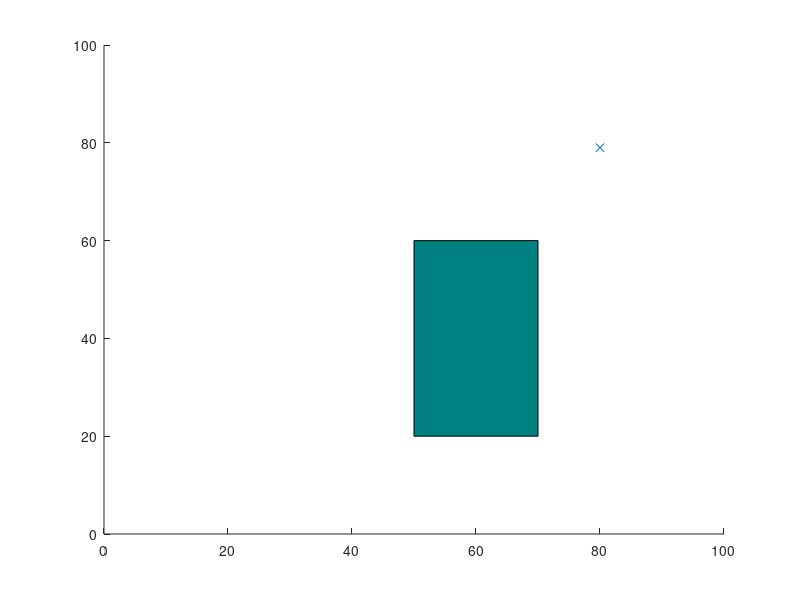

Write MATLAB code to recreate this figure. (Note: this script raises an error after producing the figure.)
% nodes:    Contains list of all explored nodes. Each node contains its
%           coordinates, cost to reach and its parent.
% 
% Brief description of first use of RRT* algorithm: 
% 1. Pick a random node q_rand.
% 2. Find the closest node q_near from explored nodes to branch out from, towards
%    q_rand.
% 3. Steer from q_near towards q_rand: interpolate if node is too far away, reach
%    q_new. Check that obstacle is not hit.
% 4. Update cost of reaching q_new from q_near, treat it as Cmin. For now,
%    q_near acts as the parent node of q_new.
% 5. From the list of 'visited' nodes, check for nearest neighbors with a 
%    given radius, insert in a list q_nearest.
% 6. In all members of q_nearest, check if q_new can be reached from a
%    different parent node with cost lower than Cmin, and without colliding
%    with the obstacle. Select the node that results in the least cost and 
%    update the parent of q_new.
% 7. Add q_new to node list.
% 8. Continue until maximum number of nodes is reached or goal is hit.

% REPLACE Shalini's RRT* code with MATLAB in-built RRT* function like this: https://www.mathworks.com/help/nav/ref/plannerrrtstar.html

clearvars
close all

%Creating graph and obstacle 
x_max = 100;
y_max = 100;
obstacle = [50,20,20,40];
EPS = 2;
numNodes = 1000;        

%Arbitrarly choosing start and goal nodes 
q_start.coord = [0 0];
q_start.cost = 0;
q_start.parent = 0;
q_goal.coord = [99 99];
q_goal.cost = 0;

%Creating figure for visualization 
nodes(1) = q_start;
figure(1)
axis([0 x_max 0 y_max])
rectangle('Position',obstacle,'FaceColor',[0 .5 .5])
hold on

%Creating empty cell array in which path points will be added to 
pathT = {};

%Selecting random node 
for i = 1:1:numNodes
    q_rand = [floor(rand(1)*x_max) floor(rand(1)*y_max)];
    plot(q_rand(1), q_rand(2), 'x', 'Color',  [0 0.4470 0.7410])
    
    % Break if goal node is already reached
    for j = 1:1:length(nodes)
        if nodes(j).coord == q_goal.coord
            break
        end 
    end

    
    % Pick the closest node from existing list to branch out from
    ndist = [];
    for j = 1:1:length(nodes)
      n = nodes(j);
      tmp = dist(n.coord, q_rand);
      ndist = [ndist tmp];
    end
    [val, idx] = min(ndist);
    q_near = nodes(idx);
     
    %Checking if there is a collision with obstacle between random node and nearest coordinate 
    q_new.coord = steer(q_rand, q_near.coord, val, EPS);
    if noCollision(q_rand, q_near.coord, obstacle)
      line([q_near.coord(1), q_new.coord(1)], [q_near.coord(2), q_new.coord(2)], 'Color', 'k', 'LineWidth', 2);
      drawnow
      hold on
      q_new.cost = dist(q_new.coord, q_near.coord) + q_near.cost; 
      q_nearest = [];
     % Within a radius of r, find all existing nodes
      r = 20;
      neighbor_count = 1;
      for j = 1:1:length(nodes)
         if noCollision(nodes(j).coord, q_new.coord, obstacle) <=r && dist(nodes(j).coord, q_new.coord) <= r
            q_nearest(neighbor_count).coord = nodes(j).coord;
            q_nearest(neighbor_count).cost = nodes(j).cost; 
            neighbor_count = neighbor_count+1;
         end
      end
     
         
               
            
                    
    % Initialize cost to currently known value
     q_min = q_near;
     C_min = q_new.cost; 
                    
    % Iterate through all nearest neighbors to find alternate lower
    % cost paths                
     for k = 1:1:length(q_nearest)
       if noCollision(q_nearest(k).coord, q_new.coord, obstacle) && q_nearest(k).cost + dist(q_nearest(k).coord, q_new.coord) < C_min
          q_min = q_nearest(k);
          C_min = q_nearest(k).cost + dist(q_nearest(k).coord, q_new.coord);
          line([q_min.coord(1), q_new.coord(1)], [q_min.coord(2), q_new.coord(2)], 'Color', 'g');                
          hold on
        end
     end
                    
     % Update parent to least cost-from node
     for j = 1:1:length(nodes)
        if nodes(j).coord == q_min.coord
           q_new.parent = j;
        end
     end
                    
    % Append to nodes
    nodes = [nodes q_new];
    end 
end 
    
    
    D = [];
    for j = 1:1:length(nodes)
        tmpdist = dist(nodes(j).coord, q_goal.coord);
        D = [D tmpdist];
    end
    
    % Search backwards from goal to start to find the optimal least cost
    % path and append path points to pathT 
    [val, idx] = min(D);
    q_final = nodes(idx);
    q_goal.parent = idx;
    q_end = q_goal;
    nodes = [nodes q_goal];
    while q_end.parent ~= 0
        start = q_end.parent;
        line([q_end.coord(1), nodes(start).coord(1)], [q_end.coord(2), nodes(start).coord(2)], 'Color', 'r', 'LineWidth', 2)
        hold on
        pathpoint = [q_end.coord(1), q_end.coord(2)];
        pathT{end+1} = pathpoint;
        q_end = nodes(start);
    end
 
%%  
%Creating new obstacle 
bounding_box = [10,20,10,10];
rectangle('Position',bounding_box,'FaceColor',[0 .5 .5] )

%creating final_path to add all final points to this array
final_path = {};
pathT{end+1} = q_start.coord;
pathT = flip(pathT);

%Creating new graph and determining total number of nodes  
x_max1 = 90;
y_max1 = 90;
rand_max_x = 50;
rand_max_y = 50;
EPS1 = 1;
Area = x_max1*y_max1;
radii = 50; %radius of new area around bounding box
radius = 3.14*(radii^2); %area around bounding box
bb_area = bounding_box(3)*bounding_box(4); %area of bounding_box
A = radius-bb_area; %total area around bounding_box, subtracting area of bounding_box itself
original_density = EPS/(x_max*y_max); %density of nodes in original graph with just obstacle
numNodes1 = A*original_density; %number of Nodes for area around bounding_box

%Trying to do vectorization below
%prevPoints = [{pathT{end}}, pathT(1:end-1)];
%currentPoints = pathT;

%collide = cell(1, length(pathT));
%collide(2:n) = arrayfun(@(i) noCollision(currentPoints{i}, prevPoints{i}, bounding_box), 2:length(pathT), 'UniformOutput',false);

% collide = arrayfun(@noCollision,pathT);

collide  = {};
for i = 1:1:length(pathT)-1
  collide{end+1} = noCollision(pathT{i+1},pathT{i},bounding_box);
end

for i = 1:1:(length(collide)-1)
    if collide{i} == 0
       q_start1.coord = pathT{i-1};
       q_start1.cost = 0;
       q_start1.parent = 0;
       for j = i:1:length(collide)
           if collide{j} == 1
               q_goal1.coord = pathT{j};
               q_goal1.cost = 0;
               break
           end
       end
    else
        final_path{end+1} = pathT{i};
    end

end


for i = 1:1:length(collide) -1 
    if collide{i} == 0
        nodes(2) = q_start1;
        figure(1)
        axis([0 x_max 0 y_max])
        rectangle('Position',bounding_box,'FaceColor',[0 .5 .5] )
        rectangle('Position',obstacle,'FaceColor', [0 .5 .5])
        hold on 
        
        for i = 1:1:numNodes1
          q_rand1 = [floor(rand(1)*rand_max_x) floor(rand(1)*rand_max_y)];
          plot(q_rand1(1), q_rand1(2), 'x', 'Color',  [0 0.4470 0.7410])
            
          % Break if goal node is already reached
          for j = 1:1:length(nodes)
             if nodes(j).coord == q_goal1.coord
                  break
             end 
          end
                 
                
          ndist = [];
          for j = 1:1:length(nodes)
             n = nodes(j);
             tmp = dist(n.coord, q_rand1);
             ndist = [ndist tmp];
          end
          [val, idx] = min(ndist);
          q_near1 = nodes(idx);
        
        %% 
        
           q_new1.coord = steer(q_rand1, q_near1.coord, val, EPS1);        
           if noCollision(q_rand1, q_near1.coord, bounding_box)
              if noCollision(q_rand1,q_near1.coord,obstacle)
                line([q_near1.coord(1), q_new1.coord(1)], [q_near1.coord(2), q_new1.coord(2)], 'Color', 'k', 'LineWidth', 2);
                drawnow
                hold on
                q_new1.cost = dist(q_new1.coord, q_near1.coord) + q_near1.cost;
                % Within a radius of r, find all existing nodes
                q_nearest1 = [];
                r = 2;
                neighbor_count1 = 1;
                for j = 1:1:length(nodes)
                    if (noCollision(nodes(j).coord, q_new1.coord, bounding_box) == 1) && (noCollision(nodes(j).coord,q_new1.coord, obstacle)== 1) && (dist(nodes(j).coord, q_new1.coord) <= r)
                        q_nearest1(neighbor_count1).coord = nodes(j).coord;
                        q_nearest1(neighbor_count1).cost = nodes(j).cost;
                        neighbor_count1 = neighbor_count1+1;
                     end
                 end
        
                 q_min1 = q_near1;
                 C_min1 = q_new1.cost;
        
                 for k = 1:1:length(q_nearest1)
                     if noCollision(q_nearest1(k).coord, q_new1.coord, bounding_box) && noCollision(q_nearest1(k).coord, q_new1.coord, obstacle) && (q_nearest1(k).cost + dist(q_nearest1(k).coord, q_new1.coord) < C_min1)
                          q_min1 = q_nearest1(k);
                          C_min1 = q_nearest1(k).cost + dist(q_nearest1(k).coord, q_new1.coord);
                          line([q_min1.coord(1), q_new1.coord(1)], [q_min1.coord(2), q_new1.coord(2)], 'Color', 'g');                
                          hold on
                     end
                 end
        
                 for j = 1:1:length(nodes)
                     if nodes(j).coord == q_min1.coord
                        q_new1.parent = j;
                     end
                  end
        
                  nodes = [nodes q_new1];
              end
           end
        end 
                
        
            D = [];
            for j = 1:1:length(nodes)
                tmpdist = dist(nodes(j).coord, q_goal1.coord);
                D = [D tmpdist];
            end
            
            [val, idx] = min(D);
            q_final = nodes(idx);
            q_goal1.parent = idx;
            q_end1 = q_goal1;
            nodes = [nodes q_goal1];
            while q_end1.parent ~= 0
               start = q_end1.parent;
               line([q_end1.coord(1), nodes(start).coord(1)], [q_end1.coord(2), nodes(start).coord(2)], 'Color', 'b', 'LineWidth', 2)
               pathpoint1 = [q_end1.coord(1), q_end1.coord(2)];
               final_path{end+1} = pathpoint1;
               hold on
               q_end1 = nodes(start);
            end

    end
end
         
disp(final_path);
   

